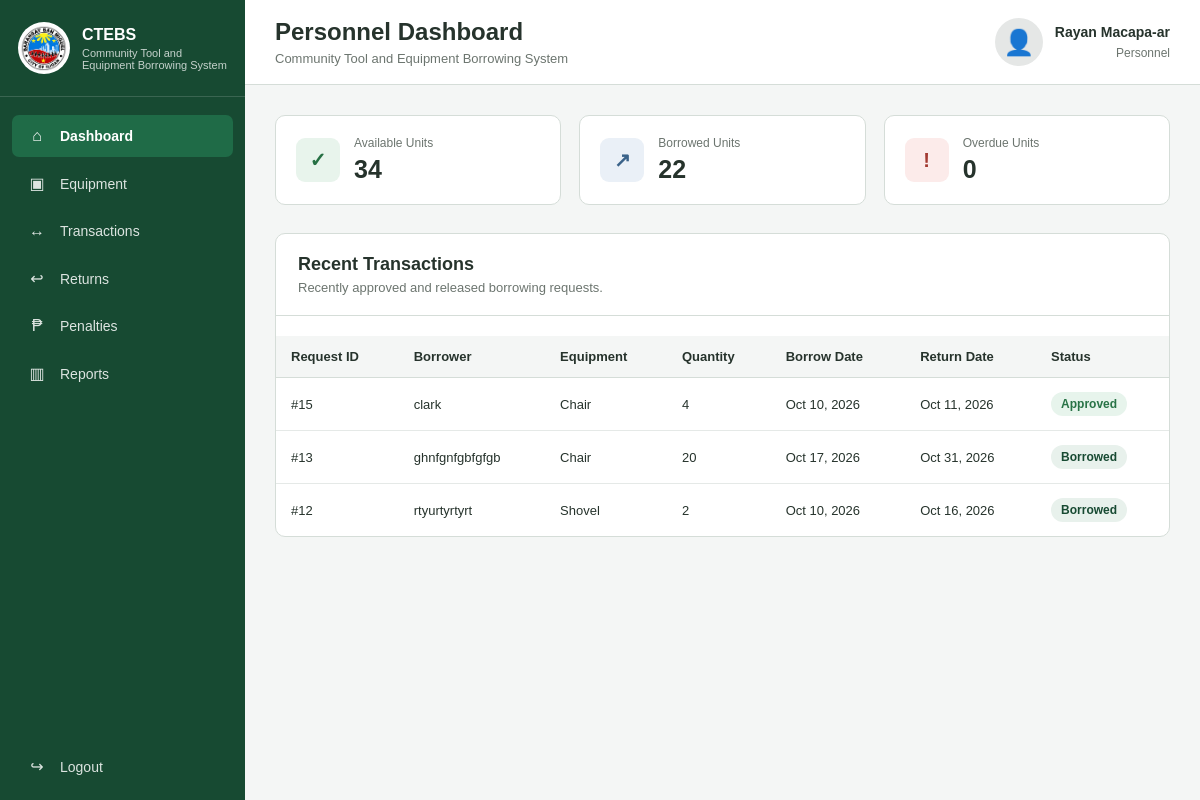
The app's page /personnel/dashboard.php (signed in) with its own data.
### tables this page shows
CREATE TABLE `borrower_request` (
  `request_id` int(11) NOT NULL,
  `borrower_name` varchar(100) DEFAULT NULL,
  `borrower_address` varchar(255) DEFAULT NULL,
  `borrower_contact` varchar(15) DEFAULT NULL,
  `request_date` date DEFAULT NULL,
  `borrow_date` date DEFAULT NULL,
  `return_date` date DEFAULT NULL,
  `status` varchar(40) DEFAULT NULL,
  `user_id` int(11) DEFAULT NULL,
  `equipment_id` int(11) DEFAULT NULL,
  `borrow_quantity` int(11) NOT NULL DEFAULT 1
);

CREATE TABLE `equipment` (
  `equipment_id` int(11) NOT NULL,
  `equipment_name` varchar(40) DEFAULT NULL,
  `category` varchar(40) DEFAULT NULL,
  `quantity` int(11) DEFAULT NULL,
  `availability` varchar(40) DEFAULT NULL,
  `status` varchar(40) NOT NULL,
  `condition` varchar(40) DEFAULT NULL,
  `qr_code` varchar(100) DEFAULT NULL
);

### personnel/dashboard.php (the view, shortened to what this page needs)
<?php
require_once "../includes/db.php";
$available = 0;
$sql = "SELECT COALESCE(
            SUM(
                GREATEST(
                    e.quantity - COALESCE(
                        (
                            SELECT SUM(br.borrow_quantity)
                            FROM borrower_request br
                            WHERE br.equipment_id = e.equipment_id
                              AND br.status = 'Borrowed'
                        ),
                        0
                    ),
                    0
                )
            ),
            0
        ) AS total
        FROM equipment e
        WHERE e.status = 'Active'";
$query = mysqli_query($connect, $sql);
if ($query) {
    $available = (int) mysqli_fetch_assoc($query)['total'];
} else {
    error_log("Personnel available count failed: " . mysqli_error($connect));
}
$borrowed = 0;
$sql = "SELECT COALESCE(SUM(borrow_quantity), 0) AS total
        FROM borrower_request
        WHERE status = 'Borrowed'";
$query = mysqli_query($connect, $sql);
if ($query) {
    $borrowed = (int) mysqli_fetch_assoc($query)['total'];
} else {
    error_log("Personnel borrowed count failed: " . mysqli_error($connect));
}
$overdue = 0;
$sql = "SELECT COALESCE(SUM(borrow_quantity), 0) AS total
        FROM borrower_request
        WHERE status = 'Borrowed'
          AND return_date < CURDATE()";
$query = mysqli_query($connect, $sql);
if ($query) {
    $overdue = (int) mysqli_fetch_assoc($query)['total'];
} else {
    error_log("Personnel overdue count failed: " . mysqli_error($connect));
}
$sql = "SELECT
            br.request_id,
            br.borrower_name,
            br.borrow_date,
            br.return_date,
            br.status,
            br.borrow_quantity,
            e.equipment_name
        FROM borrower_request br
        LEFT JOIN equipment e
            ON br.equipment_id = e.equipment_id
        WHERE br.status IN ('Approved', 'Borrowed')
        ORDER BY br.request_id DESC
        LIMIT 5";
$transactions = mysqli_query($connect, $sql);
?>
<!DOCTYPE html>
<html lang="en">
<head>
    <link rel="stylesheet" href="../css/style.css">
</head>
<body>
<div class="admin-layout">
    <aside class="sidebar">
        <div class="sidebar-brand">
            <img src="../img/barangay-logo.png"
                 alt="Barangay San Miguel Logo">
            <div>
                <strong>CTEBS</strong>
                <span>Community Tool and Equipment Borrowing System</span>
            </div>
        </div>
        <nav class="sidebar-menu">
            <a href="dashboard.php" class="active">
                <span class="menu-icon">⌂</span>
                Dashboard
            </a>
            <a href="equipment.php">
                <span class="menu-icon">▣</span>
                Equipment
            </a>
            <a href="transactions.php">
                <span class="menu-icon">↔</span>
                Transactions
            </a>
            <a href="returns.php">
                <span class="menu-icon">↩</span>
                Returns
            </a>
            <a href="penalties.php">
                <span class="menu-icon">₱</span>
                Penalties
            </a>
            <a href="reports.php">
                <span class="menu-icon">▥</span>
                Reports
            </a>
        </nav>
        <div class="sidebar-bottom">
            <a href="../logout.php">
                <span class="menu-icon">↪</span>
                Logout
            </a>
        </div>
    </aside>
    <main class="main-content">
        <header class="topbar">
            <div>
                <h1>Personnel Dashboard</h1>
                <p>
                    Community Tool and Equipment Borrowing System
                </p>
            </div>
            <div class="admin-profile">
                <div class="profile-avatar">
                    <span>👤</span>
                </div>
                <div class="profile-info">
                    <strong>
                        <?php
                        echo htmlspecialchars($_SESSION['name']);
                        ?>
                    </strong>
                    <span>Personnel</span>
                </div>
            </div>
        </header>
        <section class="dashboard-content">
            <div class="dashboard-cards personnel-dashboard-cards">
                <div class="dashboard-card">
                    <div class="card-icon available">
                        ✓
                    </div>
                    <div class="card-details">
                        <span>Available Units</span>
                        <strong>
                            <?php echo $available; ?>
                        </strong>
                    </div>
                </div>
                <div class="dashboard-card">
                    <div class="card-icon borrowed">
                        ↗
                    </div>
                    <div class="card-details">
                        <span>Borrowed Units</span>
                        <strong>
                            <?php echo $borrowed; ?>
                        </strong>
                    </div>
                </div>
                <div class="dashboard-card">
                    <div class="card-icon overdue">
                        !
                    </div>
                    <div class="card-details">
                        <span>Overdue Units</span>
                        <strong>
                            <?php echo $overdue; ?>
                        </strong>
                    </div>
                </div>
            </div>
            <div class="dashboard-section">
                <div class="section-header">
                    <div>
                        <h2>Recent Transactions</h2>
                        <p>
                            Recently approved and released borrowing requests.
                        </p>
                    </div>
                </div>
                <div class="table-container">
                    <table>
                        <thead>
                            <tr>
                                <th>Request ID</th>
                                <th>Borrower</th>
                                <th>Equipment</th>
                                <th>Quantity</th>
                                <th>Borrow Date</th>
                                <th>Return Date</th>
                                <th>Status</th>
                            </tr>
                        </thead>
                        <tbody>
                        <?php if ($transactions && mysqli_num_rows($transactions) > 0): ?>
                            <?php while ($row = mysqli_fetch_assoc($transactions)): ?>
                                <?php
                                $isOverdue = (
                                    $row['status'] === 'Borrowed' &&
                                    !empty($row['return_date']) &&
                                    $row['return_date'] < date('Y-m-d')
                                );
                                $displayStatus = $isOverdue
                                    ? 'Overdue'
                                    : $row['status'];
                                ?>
                                <tr>
                                    <td>
                                        #<?php echo (int) $row['request_id']; ?>
                                    </td>
                                    <td>
                                        <?php
                                        echo htmlspecialchars(
                                            $row['borrower_name'] ?? 'Unknown'
                                        );
                                        ?>
                                    </td>
                                    <td>
                                        <?php
                                        echo htmlspecialchars(
                                            $row['equipment_name'] ?? 'Unknown'
                                        );
                                        ?>
                                    </td>
                                    <td>
                                        <?php
                                        echo (int) $row['borrow_quantity'];
                                        ?>
                                    </td>
                                    <td>
                                        <?php
                                        echo !empty($row['borrow_date'])
                                            ? date(
                                                'M d, Y',
                                                strtotime($row['borrow_date'])
                                            )
                                            : '-';
                                        ?>
                                    </td>
                                    <td>
                                        <?php
                                        echo !empty($row['return_date'])
                                            ? date(
                                                'M d, Y',
                                                strtotime($row['return_date'])
                                            )
                                            : '-';
                                        ?>
                                    </td>
                                    <td>
                                        <span class="status-badge <?php
                                            echo strtolower($displayStatus);
                                        ?>">
                                            <?php
                                            echo htmlspecialchars($displayStatus);
                                            ?>
                                        </span>
                                    </td>
                                </tr>
                            <?php endwhile; ?>
                        <?php endif; ?>
                        </tbody>
                    </table>
                </div>
            </div>
        </section>
    </main>
</div>
</body>
</html>

### records on screen
borrower_request: request_id "15", borrower_name "clark", equipment.equipment_name "Chair", borrow_quantity "4", borrow_date "Oct 10, 2026", return_date "Oct 11, 2026", status "Approved"
borrower_request: request_id "13", borrower_name "ghnfgnfgbfgfgb", equipment.equipment_name "Chair", borrow_quantity "20", borrow_date "Oct 17, 2026", return_date "Oct 31, 2026", status "Borrowed"
borrower_request: request_id "12", borrower_name "rtyurtyrtyrt", equipment.equipment_name "Shovel", borrow_quantity "2", borrow_date "Oct 10, 2026", return_date "Oct 16, 2026", status "Borrowed"

### other values on screen
$_SESSION['name'] "Rayan Macapa-ar"
$available "34"
$borrowed "22"
$overdue "0"
